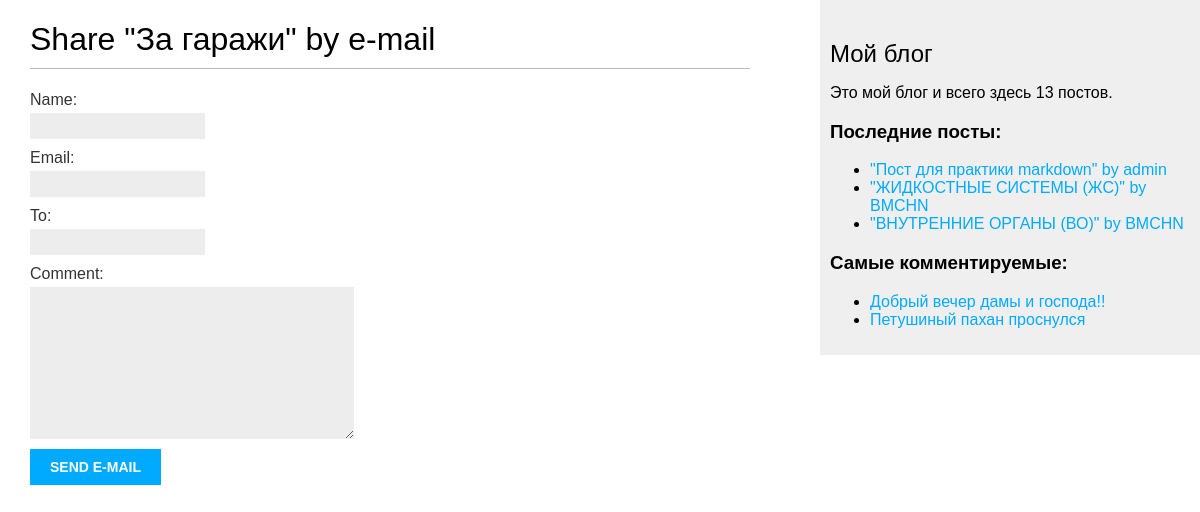
/blog/5/share/, run on an earlier commit of the app's database.
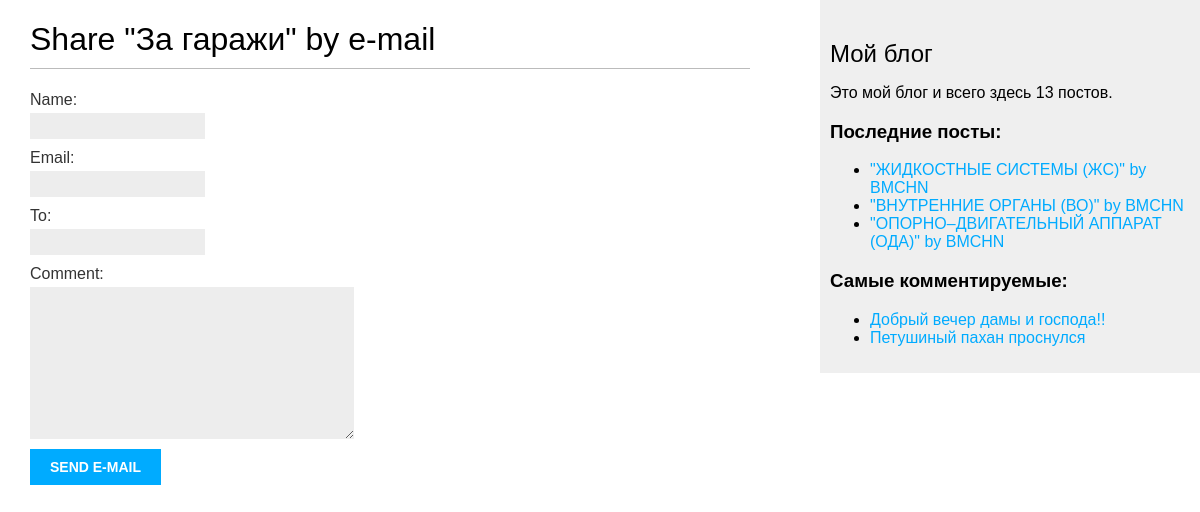
And on a later commit of the database.
### blog/models.py (models this page shows, shortened)
class Post(models.Model):
    class Status(models.TextChoices):
        DRAFT = 'DF', 'Draft'  # Можно обращаться как Post.Status.choices(both)(like items)/labels(1)/values(DF, PB)
        PUBLISHED = 'PB', 'Published'  # короче эта хуйня это буквально словарь (словарь = key, value)
    title = models.CharField(max_length=250)
    slug = models.SlugField(max_length=250,
                            unique_for_date='publish')  # Сверяет уникальность по Дате
    author = models.ForeignKey(User,
                               on_delete=models.CASCADE,
                               related_name='blog_posts')
    body = models.TextField()
    publish = models.DateTimeField(default=timezone.now)
    created = models.DateTimeField(auto_now_add=True)
    updated = models.DateTimeField(auto_now=True)
    status = models.CharField(max_length=2,
                              choices=Status.choices,
                              default=Status.DRAFT)
    objects = models.Manager()
    published = PublishedManager()
    class Meta:
        ordering = ['-publish']  # сортирован по паблишу (время публикации поста), но в обратном порядке (-)
        indexes = [
            models.Index(fields=['-publish'])
        ]
    def get_absolute_url(self):
        return reverse('blog:post_detail', args=[self.publish.year, self.publish.month, self.publish.day, self.slug])
    tags = TaggableManager()

### blog/views.py (the view)
# urls.py: path('<int:post_id>/share/', views.post_share, name='post_share'),
def post_share(request, post_id):  # запрос и id поста
    post = get_object_or_404(Post,
                             id=post_id,
                             status=Post.Status.PUBLISHED)  # извлечегие из БД поста по id и published
    sent = False
    if request.method == 'POST':  # POST -> форма отправлена на обработку
        form = EmailPostForm(request.POST)  # обработка данных, введенных пользователем
        if form.is_valid():  # формы введены корректно
            cd = form.cleaned_data  # получение очищенных данных из формы (словарь полей формы и их значений)
            post_url = request.build_absolute_uri(post.get_absolute_url())
            subject = f"{cd['name']} recommends you read " \
                      f"{post.title}"
            message = f"Read {post.title} at {post_url}\n\n" \
                      f"{cd['name']}\'s comments: {cd['comment']}"
            send_mail(subject, message, 'ganichevkirill9@gmail.com',
                      [cd['to']])
            sent = True
    else:  # GET -> пользователь получил форму и должен ее заполнить -> она должна быть пустой
        form = EmailPostForm()
    return render(request,  # рендерит шаблон с передачей поста и экземпляра формы
                  'blog/post/share.html',
                  {'post': post,
                   'form': form,
                   'sent': sent})

### blog/forms.py
class EmailPostForm(forms.Form):
    name = forms.CharField(max_length=25)
    email = forms.EmailField()
    to = forms.EmailField()
    comment = forms.CharField(required=False,  # значит что заполнять необязательно
                              widget=forms.Textarea)  # like <input type='textarea'>

### blog/models.py (called while the page is built)
    def get_queryset(self):
        return super().get_queryset().filter(status=Post.Status.PUBLISHED)

### blog/templatetags/blog_tags.py (called while the page is built)
@register.simple_tag  # регистрирует функцию как простой тег шаблона
def total_posts():
    return Post.published.count()

@register.inclusion_tag('blog/post/latest_posts.html')
def show_latest_posts(count=3):  # Последние count постов
    latest_posts = Post.published.order_by('-publish')[:count]
    return {'latest_posts': latest_posts}  # отправляем данную хуйнюшку на latest_posts.html, как в render`е

@register.simple_tag
def get_most_commented_posts(count=3):
    return Post.published.annotate(
        total_comments=Count('comments')
    ).exclude(total_comments=0).order_by('-total_comments')[:count]

### blog/templates/blog/post/share.html (shortened to what this page needs)
{% extends "blog/base.html" %}
{% block content %}
  {% if sent %}
    <h1>E-mail successfully sent</h1>
    <p>
      "{{ post.title }}" was successfully sent to {{ form.cleaned_data.to }}.
    </p>
  {% else %}
    <h1>Share "{{ post.title }}" by e-mail</h1>
    <form method="post">
      {{ form.as_p }}
      <input type="submit" value="Send e-mail">
    </form>
  {% endif %}
{% endblock %}

### blog/templates/blog/base.html (shortened to what this page needs)
{% load blog_tags %}
{% load static %}
<!DOCTYPE html>
<html>
<head>
  <link href="{% static 'css/blog.css' %}" rel="stylesheet">
</head>
<body>
  <div id="content">
    {% block content %}
    {% endblock %}
  </div>
  <div id="sidebar">
    <h2>Мой блог</h2>
    <p>Это мой блог и всего здесь {% total_posts %} постов.</p>
    <h3>Последние посты:</h3>
    {% show_latest_posts %}
    <h3>Самые комментируемые:</h3>
    {% get_most_commented_posts as most_commented_posts %}
    <ul>
      {% for post in most_commented_posts %}
        <li>
          <a href="{{ post.get_absolute_url }}">{{ post.title }}</a>
        </li>
      {% endfor %}
    </ul>
  </div>
</body>
</html>

### blog/templates/blog/post/latest_posts.html
<ul>
  {% for post in latest_posts %}
    <li>
      <a href="{{ post.get_absolute_url }}">
        "{{ post.title }}" by {{ post.author }}
      </a>
    </li>
  {% endfor %}
</ul>

What changed in the data, as far as the page shows it:
no longer on this page (row edited): Post: title "Пост для практики markdown", author "admin", shown under "Последние посты:"
now on this page (row unchanged): Post: title "ОПОРНО–ДВИГАТЕЛЬНЫЙ АППАРАТ (ОДА)", author "BMCHN", shown under "Последние посты:"
